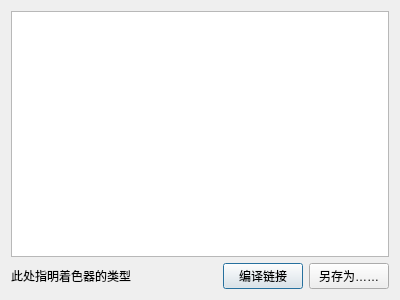
<?xml version="1.0" encoding="UTF-8"?>
<ui version="4.0">
 <class>ShaderDialog</class>
 <widget class="QDialog" name="ShaderDialog">
  <property name="geometry">
   <rect>
    <x>0</x>
    <y>0</y>
    <width>400</width>
    <height>300</height>
   </rect>
  </property>
  <property name="windowTitle">
   <string>着色器编辑器</string>
  </property>
  <layout class="QGridLayout" name="gridLayout">
   <item row="0" column="0">
    <layout class="QVBoxLayout" name="verticalLayout">
     <item>
      <widget class="ShaderEditor" name="pShaderEdit"/>
     </item>
     <item>
      <layout class="QHBoxLayout" name="horizontalLayout">
       <item>
        <widget class="QLabel" name="pHintLabel">
         <property name="text">
          <string>此处指明着色器的类型</string>
         </property>
        </widget>
       </item>
       <item>
        <widget class="QPushButton" name="pCompileButton">
         <property name="sizePolicy">
          <sizepolicy hsizetype="Maximum" vsizetype="Fixed">
           <horstretch>0</horstretch>
           <verstretch>0</verstretch>
          </sizepolicy>
         </property>
         <property name="text">
          <string>编译链接</string>
         </property>
         <property name="icon">
          <iconset resource="Icon.qrc">
           <normaloff>:/Icon/compileIcon.png</normaloff>:/Icon/compileIcon.png</iconset>
         </property>
        </widget>
       </item>
       <item>
        <widget class="QPushButton" name="pSaveIcon">
         <property name="sizePolicy">
          <sizepolicy hsizetype="Maximum" vsizetype="Fixed">
           <horstretch>0</horstretch>
           <verstretch>0</verstretch>
          </sizepolicy>
         </property>
         <property name="text">
          <string>另存为……</string>
         </property>
         <property name="icon">
          <iconset resource="Icon.qrc">
           <normaloff>:/Icon/saveIcon.png</normaloff>:/Icon/saveIcon.png</iconset>
         </property>
        </widget>
       </item>
      </layout>
     </item>
    </layout>
   </item>
  </layout>
 </widget>
 <customwidgets>
  <customwidget>
   <class>ShaderEditor</class>
   <extends>QPlainTextEdit</extends>
   <header>ShaderEditor/ShaderEditor.h</header>
  </customwidget>
 </customwidgets>
 <resources>
  <include location="Icon.qrc"/>
 </resources>
 <connections/>
</ui>
